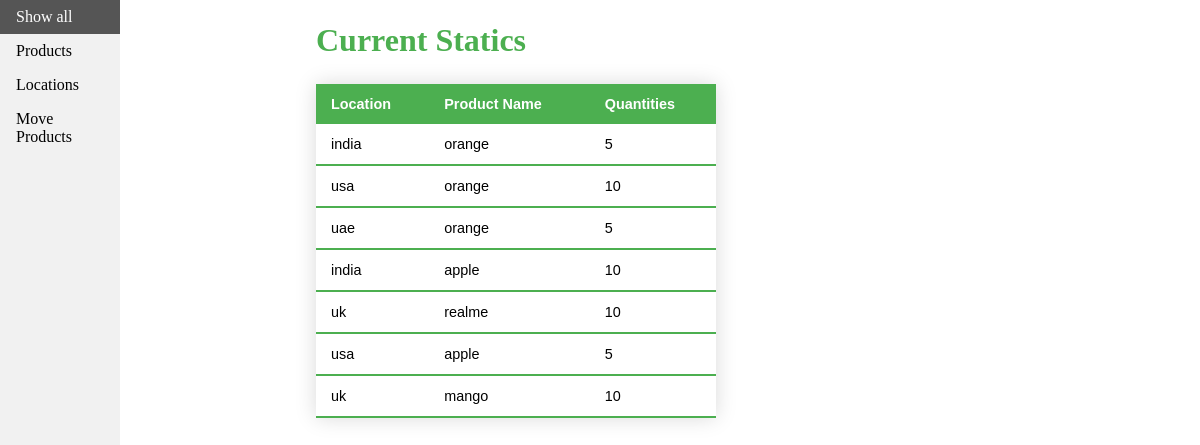
Before: / with the older database file.
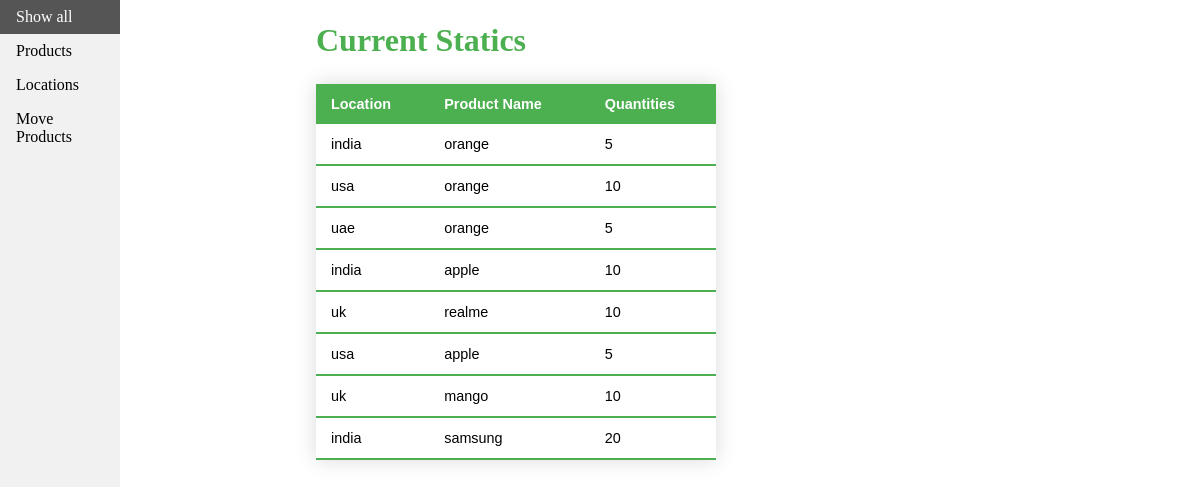
After: the same page with the newer database file.
### app.py (models this page shows, shortened)
class Locations(db.Model):
    id = db.Column(db.Integer, primary_key=True)
    name = db.Column(db.String(100), unique=True, nullable=False)

class Products(db.Model):
    id = db.Column(db.Integer, primary_key=True)
    name = db.Column(db.String(100), unique=True, nullable=False)
    quantity = db.Column(db.Integer)

class ProductMovement(db.Model):
    id = db.Column(db.Integer, primary_key=True)
    from_location_id = db.Column(db.Integer(), db.ForeignKey(Locations.id))
    to_location_id = db.Column(db.Integer(), db.ForeignKey(Locations.id))
    product_id = db.Column(db.Integer(), db.ForeignKey(Products.id), nullable=False)
    from_location = db.relationship(Locations, foreign_keys=[from_location_id])
    to_location = db.relationship(Locations, foreign_keys=[to_location_id])
    product = db.relationship(Products, foreign_keys=[product_id])
    quantity = db.Column(db.Integer(), nullable=False)
    time_created = db.Column(db.DateTime, server_default=db.func.now())

### app.py (the view)
@app.route('/')
def index():
    return render_template('index.html', mp = ProductMovement.query.all(), p = Products.query.all(), l = Locations.query.all())

### templates/index.html (shortened to what this page needs)
<!DOCTYPE html>
<html>
<head>
    <link rel='stylesheet' type='text/css' media='screen' href="{{ url_for('static', filename='main.css') }}">
</head>
<body>
    <ul>
        <li><a class="active" href="{{ url_for('index') }}">Show all</a></li>
        <li><a href="{{ url_for('products_view') }}">Products</a></li>
        <li><a href="{{ url_for('locations_view') }}">Locations</a></li>
        <li><a href="{{ url_for('move_view') }}">Move Products</a></li>
    </ul>
    <div style="margin-left:25%;padding:1px 16px;height:1000px;">
        <h1>Current Statics</h1>
        <table class="styled-table">
            <thead>
                <tr>
                    <th>Location</th>
                    <th>Product Name</th>
                    <th>Quantities</th>
                </tr>
            </thead>
            {% for pr in mp %}
            {% if pr.quantity != 0 %}
            <tbody>
                <tr>
                    <td>
                        {% for lc in l %}
                        {% if lc.id == pr.to_location_id %}
                        {{ lc.name }}
                        {% endif %}
                        {% endfor %}
                    </td>
                    <td class="active-row">
                        {% for pc in p %}
                        {% if pc.id == pr.product_id %}
                        {{ pc.name }}
                        {% endif %}
                        {% endfor %}
                    </td>
                    <td>{{ pr.quantity }}</td>
                </tr>
            {% endif %}
            {% endfor %}
            </tbody>
        </table>
    </div>
</body>
</html>

Changed rows visible on the page:
added ProductMovement: quantity "20", Locations (name "india")
added Products: name "samsung", shown under "20"
